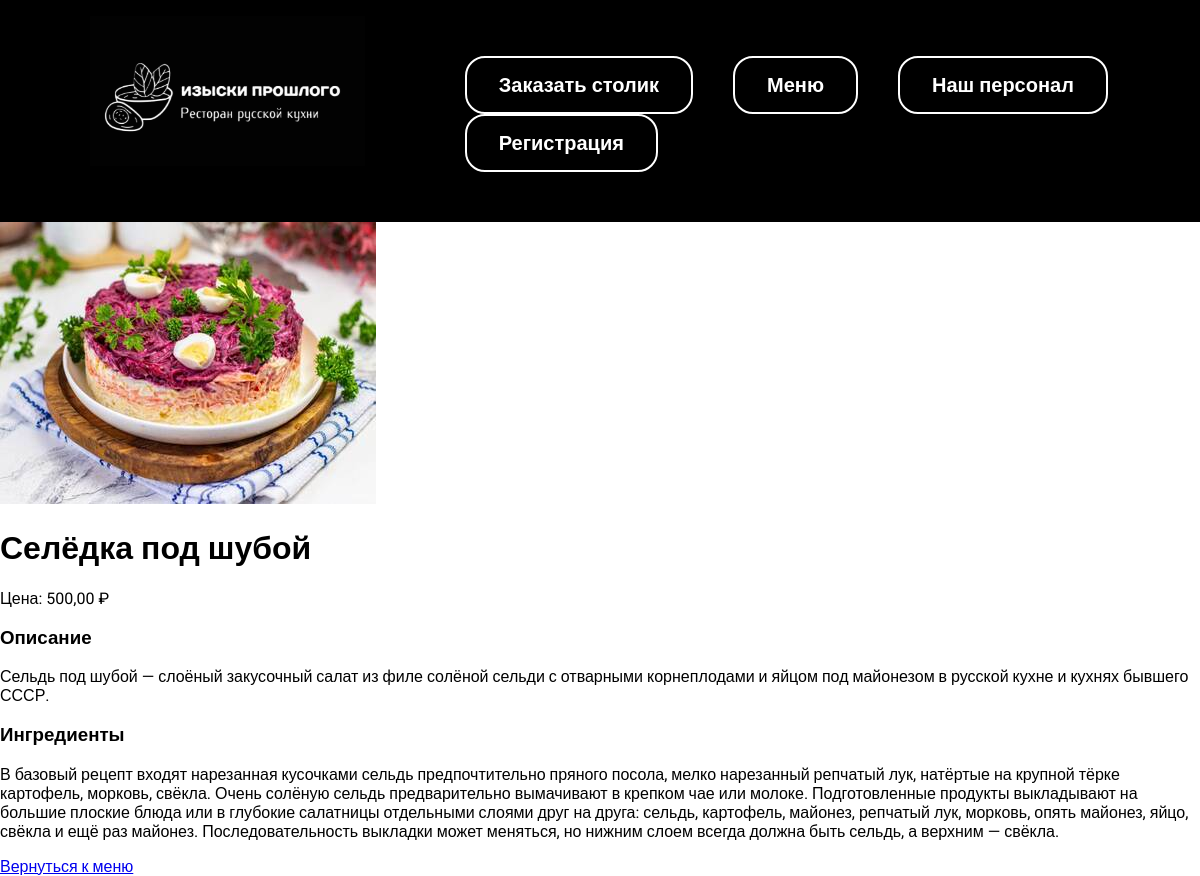
The page /dish/selyodkapodsuboi/ on the database its author committed.
### view/models.py (models this page shows, shortened)
class Menu(models.Model):
    title = models.CharField(max_length=100)
    image = models.ImageField(upload_to='images/')
    recipe = models.CharField(max_length=2000)
    ingredients = models.CharField(max_length=1000)
    url = models.URLField(blank=True)
    rating = models.IntegerField(default=0, blank=True)
    price = models.DecimalField(max_digits=10, decimal_places=2)
    slug = models.SlugField(max_length=250, unique=True)

### view/views.py (the view)
# urls.py: path('dish/<slug:slug>/', views.dish, name='dish'),
def dish(request, slug):
    menu_item = get_object_or_404(Menu, slug=slug)
    return render(request, 'view/dish.html', {"menu_item": menu_item})

### view/templates/view/dish.html
{% extends 'view/base.html' %}
{% load static %}
{% block content %}
<div class="dish-container">
    <div class="dish-card">
        <div class="dish-image-section">
            <img class="dish-image" src="{{ menu_item.image.url }}" alt="{{ menu_item.title }}">
        </div>
        <div class="dish-info">
            <h1 class="dish-title">{{ menu_item.title }}</h1>
            <div class="price">
                Цена: {{ menu_item.price }} ₽
            </div>
            <div class="details">
                <div class="group">
                    <h3>Описание</h3>
                    <p class="recipe">{{ menu_item.recipe }}</p>
                </div>
                <div class="group">
                    <h3>Ингредиенты</h3>
                    <p class="ingredients">{{ menu_item.ingredients }}</p>
                </div>
            </div>
            <div class="back">
                <a href="{% url 'menu' %}">Вернуться к меню</a>
            </div>
        </div>
    </div>
</div>
{% endblock %}

### view/static/css/styleDip.css (style rules this page uses)
body { font-family: "Roboto", sans-serif; background: #ffffff; padding: 0; margin: 0; }

### rows shown on the page
Menu: image (picture), title "Селёдка под шубой", price "500,00", recipe "Сельдь под шубой — слоёный закусочный салат из филе солёной сельди с отварными корнеплодами и яйцом под майонезом в русской кухне и кухнях бывшего СССР.", ingredients "В базовый рецепт входят нарезанная кусочками сельдь предпочтительно пряного посола, мелко нарезанный репчатый лук, натёртые на крупной тёрке картофель, морковь, свёкла. Очень солёную сельдь предварительно вымачивают в крепком чае или молоке. Подготовленные продукты выкладывают на большие плоские блюда или в глубокие салатницы отдельными слоями друг на друга: сельдь, картофель, майонез, репчатый лук, морковь, опять майонез, яйцо, свёкла и ещё раз майонез. Последовательность выкладки может меняться, но нижним слоем всегда должна быть сельдь, а верхним — свёкла."
